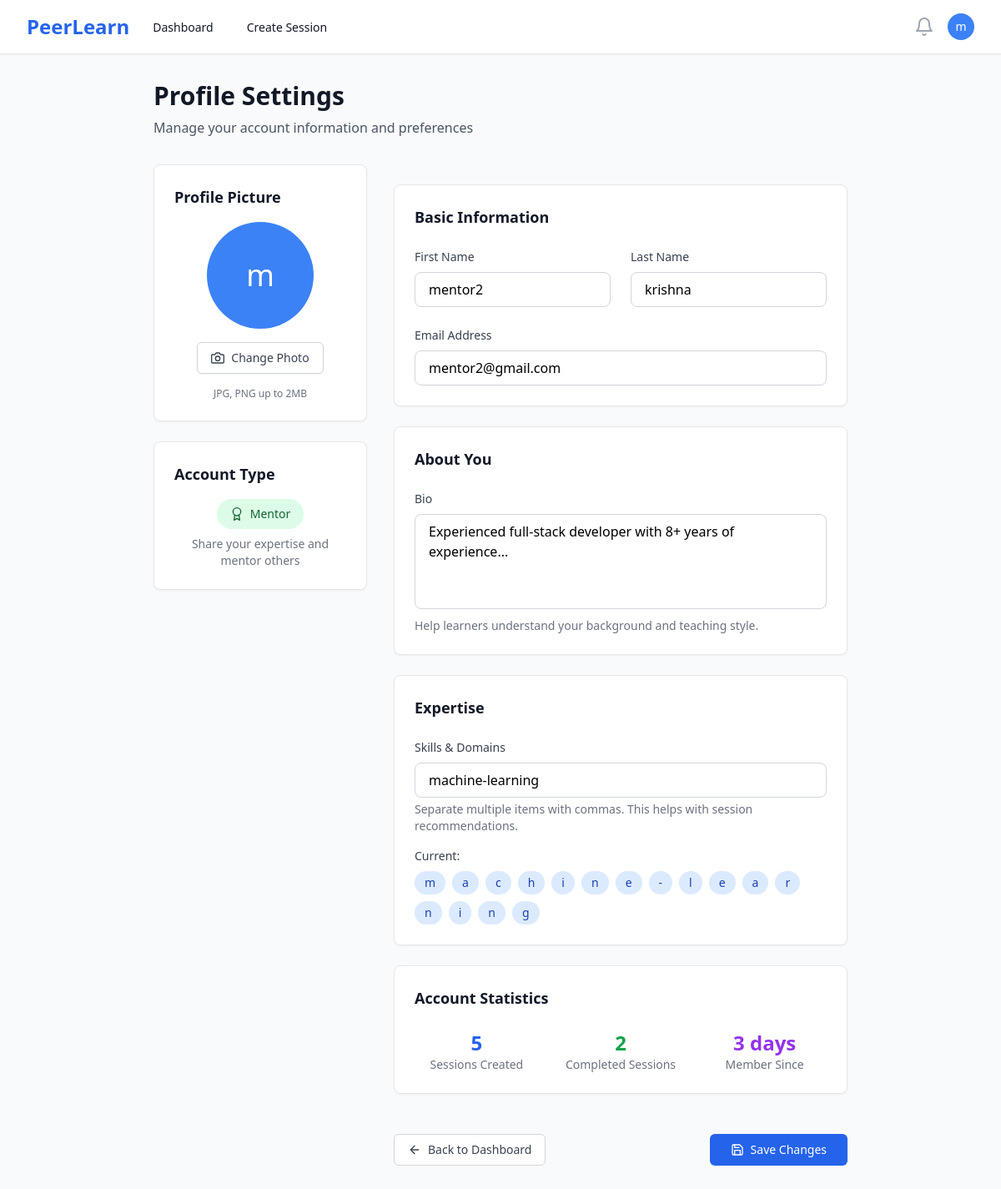
The app's page /profile/ (signed in), older data.
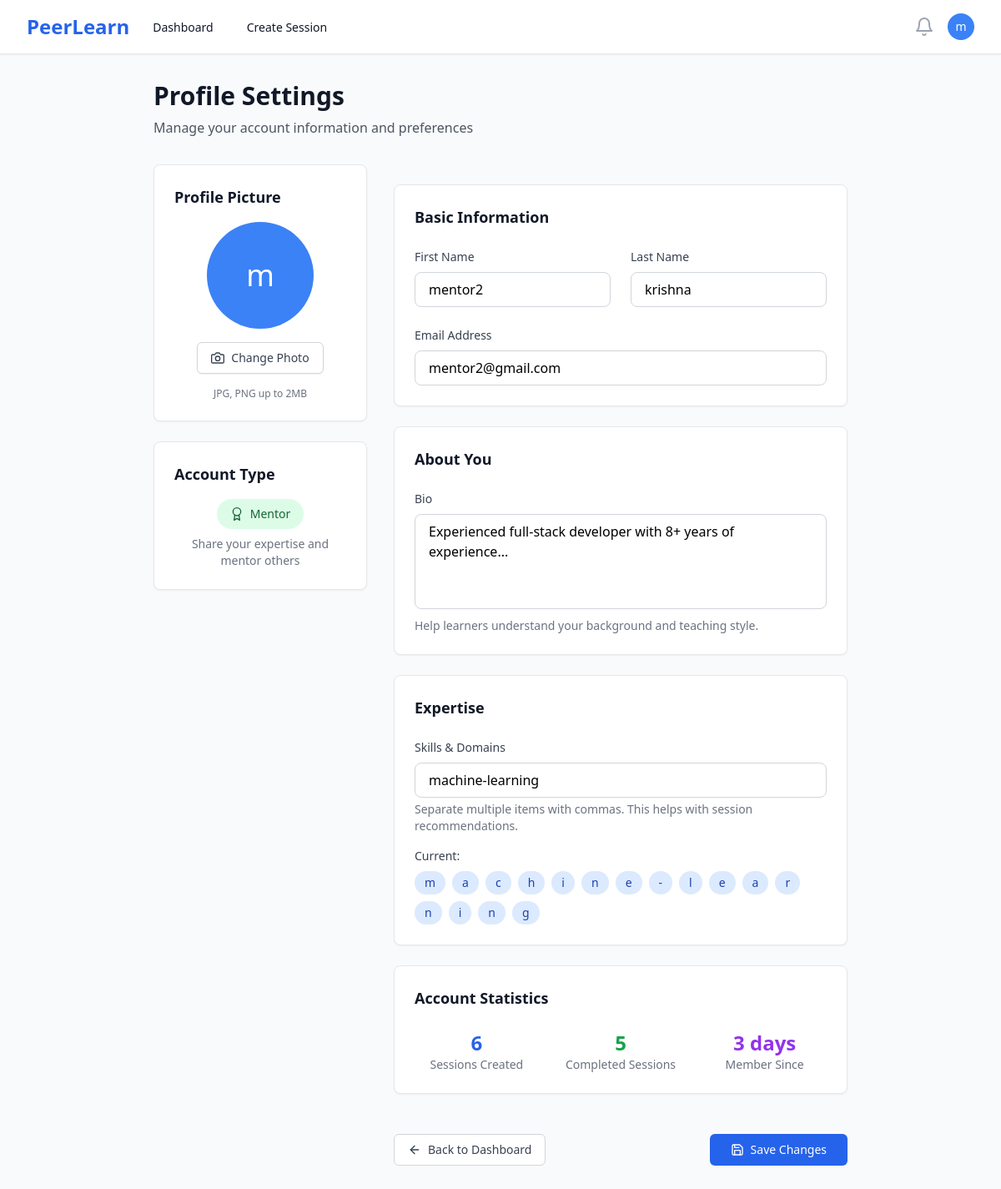
The same page, newer data.
### users/models.py (models this page shows, shortened)
class User(AbstractUser):
    ROLE_CHOICES = [
        ('mentor', 'Mentor'),
        ('learner', 'Learner'),
    ]
    id = models.UUIDField(primary_key=True, default=uuid.uuid4, editable=False)
    role = models.CharField(max_length=10, choices=ROLE_CHOICES, default='learner')
    bio = models.TextField(blank=True, null=True)
    skills = models.CharField(max_length=500, blank=True, help_text="Comma-separated skills for recommendation matching")
    interests = models.CharField(max_length=500, blank=True, help_text="Learning interests for AI recommendations")
    domain = models.CharField(max_length=100, blank=True, help_text="Learning domain/field")
    expertise = models.CharField(max_length=100, blank=True, help_text="Primary domain/area of expertise")
    career_goals = models.TextField(blank=True, help_text="Career aspirations for AI guidance")
    profile_image = models.ImageField(upload_to='profiles/', blank=True, null=True)
    created_at = models.DateTimeField(auto_now_add=True)
    updated_at = models.DateTimeField(auto_now=True)
    @property
    def is_mentor(self):
        return self.role == 'mentor'

### users/views.py (the view, shortened to what this page needs)
# urls.py: path('profile/', views.profile_view, name='profile'),
@login_required
def profile_view(request):
    if request.method == 'POST':
        form = UserProfileForm(request.POST, request.FILES, instance=request.user)
        if form.is_valid():
            form.save()
            messages.success(request, 'Profile updated successfully!')
            return redirect('profile')
    else:
        form = UserProfileForm(instance=request.user)
    if request.user.is_mentor:
        from sessions.models import Session
        completed_sessions_count = Session.objects.filter(
            mentor=request.user,
            status='completed'
        ).count()
        confirmed_bookings_count = 0
    context = {
        'form': form,
        'completed_sessions_count': completed_sessions_count,
        'confirmed_bookings_count': confirmed_bookings_count,
    }
    return render(request, 'profile.html', context)

### users/forms.py
class UserProfileForm(forms.ModelForm):
    class Meta:
        model = User
        fields = ('first_name', 'last_name', 'email', 'bio', 'expertise', 'profile_image')
        widgets = {
            'bio': forms.Textarea(attrs={'rows': 4}),
            'expertise': forms.TextInput(attrs={'placeholder': 'Enter skills separated by commas'}),
        }
    def __init__(self, *args, **kwargs):
        super().__init__(*args, **kwargs)
        for field_name, field in self.fields.items():
            field.widget.attrs['class'] = 'w-full px-4 py-2 border border-gray-300 rounded-lg focus:ring-2 focus:ring-blue-500 focus:border-transparent'

### templates/profile.html (shortened to what the changed rows need)
{% extends 'base.html' %}
{% block content %}
<div class="max-w-4xl mx-auto px-4 sm:px-6 lg:px-8 py-8">
    <div class="mb-8">
        <h1 class="text-3xl font-bold text-gray-900">Profile Settings</h1>
    </div>
    <div class="grid grid-cols-1 lg:grid-cols-3 gap-8">
        <div class="lg:col-span-1">
            <div class="bg-white rounded-lg shadow-sm border border-gray-200 p-6">
                <h2 class="text-lg font-semibold text-gray-900 mb-4">Profile Picture</h2>
                <div class="text-center">
                    {% if user.profile_image %}
                        <img class="h-32 w-32 rounded-full mx-auto mb-4" src="{{ user.profile_image.url }}" alt="Profile picture">
                    {% else %}
                        <div class="h-32 w-32 rounded-full bg-blue-500 flex items-center justify-center mx-auto mb-4">
                            <span class="text-white text-4xl font-medium">{{ user.first_name|first|default:user.username|first }}</span>
                        </div>
                    {% endif %}
                </div>
            </div>
            <div class="mt-6 bg-white rounded-lg shadow-sm border border-gray-200 p-6">
                <h2 class="text-lg font-semibold text-gray-900 mb-4">Account Type</h2>
            </div>
        </div>
        <div class="lg:col-span-2">
            <form method="post" enctype="multipart/form-data" class="space-y-6">
                <div class="bg-white rounded-lg shadow-sm border border-gray-200 p-6">
                    <h2 class="text-lg font-semibold text-gray-900 mb-6">Basic Information</h2>
                    <div class="grid grid-cols-1 md:grid-cols-2 gap-6">
                        <div>
                            <label for="{{ form.first_name.id_for_label }}" class="block text-sm font-medium text-gray-700 mb-2">
                                First Name
                            </label>
                            <input type="text"
                                   id="{{ form.first_name.id_for_label }}"
                                   name="{{ form.first_name.name }}"
                                   value="{{ form.first_name.value|default:'' }}"
                                   class="w-full px-4 py-2 border border-gray-300 rounded-lg focus:ring-2 focus:ring-blue-500 focus:border-transparent">
                        </div>
                        <div>
                            <label for="{{ form.last_name.id_for_label }}" class="block text-sm font-medium text-gray-700 mb-2">
                                Last Name
                            </label>
                            <input type="text"
                                   id="{{ form.last_name.id_for_label }}"
                                   name="{{ form.last_name.name }}"
                                   value="{{ form.last_name.value|default:'' }}"
                                   class="w-full px-4 py-2 border border-gray-300 rounded-lg focus:ring-2 focus:ring-blue-500 focus:border-transparent">
                        </div>
                    </div>
                    <div class="mt-6">
                        <label for="{{ form.email.id_for_label }}" class="block text-sm font-medium text-gray-700 mb-2">
                            Email Address
                        </label>
                        <input type="email"
                               id="{{ form.email.id_for_label }}"
                               name="{{ form.email.name }}"
                               value="{{ form.email.value|default:'' }}"
                               class="w-full px-4 py-2 border border-gray-300 rounded-lg focus:ring-2 focus:ring-blue-500 focus:border-transparent">
                    </div>
                </div>
                <div class="bg-white rounded-lg shadow-sm border border-gray-200 p-6">
                    <h2 class="text-lg font-semibold text-gray-900 mb-6">About You</h2>
                    <div>
                        <label for="{{ form.bio.id_for_label }}" class="block text-sm font-medium text-gray-700 mb-2">
                            Bio
                        </label>
                        <textarea id="{{ form.bio.id_for_label }}"
                                  name="{{ form.bio.name }}"
                                  rows="4"
                                  class="w-full px-4 py-2 border border-gray-300 rounded-lg focus:ring-2 focus:ring-blue-500 focus:border-transparent resize-none"
                                  placeholder="Tell others about yourself, your background, and interests...">{{ form.bio.value|default:'' }}</textarea>
                        <p class="mt-1 text-sm text-gray-500">
                            {% if user.is_mentor %}
                                Help learners understand your background and teaching style.
                            {% else %}
                                Share your learning goals and interests.
                            {% endif %}
                        </p>
                    </div>
                </div>
                <div class="bg-white rounded-lg shadow-sm border border-gray-200 p-6">
                    <h2 class="text-lg font-semibold text-gray-900 mb-6">
                        {% if user.is_mentor %}Expertise{% else %}Interests{% endif %}
                    </h2>
                    <div>
                        <label for="{{ form.expertise.id_for_label }}" class="block text-sm font-medium text-gray-700 mb-2">
                            {% if user.is_mentor %}Skills & Domains{% else %}Learning Interests{% endif %}
                        </label>
                        <input type="text"
                               id="{{ form.expertise.id_for_label }}"
                               name="{{ form.expertise.name }}"
                               value="{{ form.expertise.value|default:'' }}"
                               class="w-full px-4 py-2 border border-gray-300 rounded-lg focus:ring-2 focus:ring-blue-500 focus:border-transparent"
                               placeholder="{% if user.is_mentor %}e.g., Python, Machine Learning, Web Development{% else %}e.g., Programming, Data Science, Design{% endif %}">
                        <p class="mt-1 text-sm text-gray-500">
                            Separate multiple items with commas. This helps with session recommendations.
                        </p>
                    </div>
                </div>
                <div class="bg-white rounded-lg shadow-sm border border-gray-200 p-6">
                    <h2 class="text-lg font-semibold text-gray-900 mb-6">Account Statistics</h2>
                    <div class="grid grid-cols-1 md:grid-cols-3 gap-6">
                        <div class="text-center">
                            <div class="text-2xl font-bold text-blue-600">
                                {% if user.is_mentor %}{{ user.mentor_sessions.count }}{% else %}{{ user.bookings.count }}{% endif %}
                            </div>
                            <div class="text-sm text-gray-500">
                                {% if user.is_mentor %}Sessions Created{% else %}Sessions Attended{% endif %}
                            </div>
                        </div>
                        <div class="text-center">
                            <div class="text-2xl font-bold text-green-600">
                                {% if user.is_mentor %}{{ completed_sessions_count }}{% else %}{{ confirmed_bookings_count }}{% endif %}
                            </div>
                            <div class="text-sm text-gray-500">
                                {% if user.is_mentor %}Completed Sessions{% else %}Confirmed Bookings{% endif %}
                            </div>
                        </div>
                        <div class="text-center">
                            <div class="text-2xl font-bold text-purple-600">{{ user.date_joined|timesince }}</div>
                            <div class="text-sm text-gray-500">Member Since</div>
                        </div>
                    </div>
                </div>
            </form>
        </div>
    </div>
</div>
{% endblock %}

### templates/base.html (shortened to what this page needs)
<!DOCTYPE html>
<html lang="en" class="h-full bg-gray-50">
<head>
    <script src="https://cdn.tailwindcss.com"></script>
</head>
<body class="h-full">
    {% if user.is_authenticated %}
    <nav class="bg-white shadow-sm border-b border-gray-200" x-data="{ mobileMenuOpen: false }">
        <div class="max-w-7xl mx-auto px-4 sm:px-6 lg:px-8">
            <div class="flex justify-between h-16">
                <div class="flex">
                    <div class="flex-shrink-0 flex items-center">
                        <a href="{% url 'landing' %}" class="text-2xl font-bold text-blue-600">PeerLearn</a>
                    </div>
                    <div class="hidden sm:ml-6 sm:flex sm:space-x-8">
                        {% if user.is_mentor %}
                            <a href="{% url 'mentor_dashboard' %}" class="border-transparent text-gray-900 hover:text-blue-600 inline-flex items-center px-1 pt-1 border-b-2 text-sm font-medium">
                                Dashboard
                            </a>
                            <a href="{% url 'create_session' %}" class="border-transparent text-gray-900 hover:text-blue-600 inline-flex items-center px-1 pt-1 border-b-2 text-sm font-medium">
                                Create Session
                            </a>
                        {% endif %}
                    </div>
                </div>
                <div class="hidden sm:ml-6 sm:flex sm:items-center">
                    <button type="button" class="bg-white p-1 rounded-full text-gray-400 hover:text-gray-500 focus:outline-none focus:ring-2 focus:ring-offset-2 focus:ring-blue-500">
                        <i data-feather="bell" class="h-6 w-6"></i>
                    </button>
                    <div class="ml-3 relative" x-data="{ open: false }">
                        <div>
                            <button @click="open = !open" type="button" class="bg-white rounded-full flex text-sm focus:outline-none focus:ring-2 focus:ring-offset-2 focus:ring-blue-500" id="user-menu-button">
                                <div class="h-8 w-8 rounded-full bg-blue-500 flex items-center justify-center">
                                    <span class="text-white text-sm font-medium">{{ user.first_name|first|default:user.username|first }}</span>
                                </div>
                            </button>
                        </div>
                    </div>
                </div>
            </div>
        </div>
    </nav>
    {% endif %}
    <main class="{% if user.is_authenticated %}pt-0{% else %}pt-0{% endif %}">
        {% block content %}{% endblock %}
    </main>
</body>
</html>

Row changes from the older to the newer data that the page shows:
changed User "mentor2": mentor_sessions.count "5" → "6"
Text that changed along with them:
{{ completed_sessions_count }}: "2" → "5"
